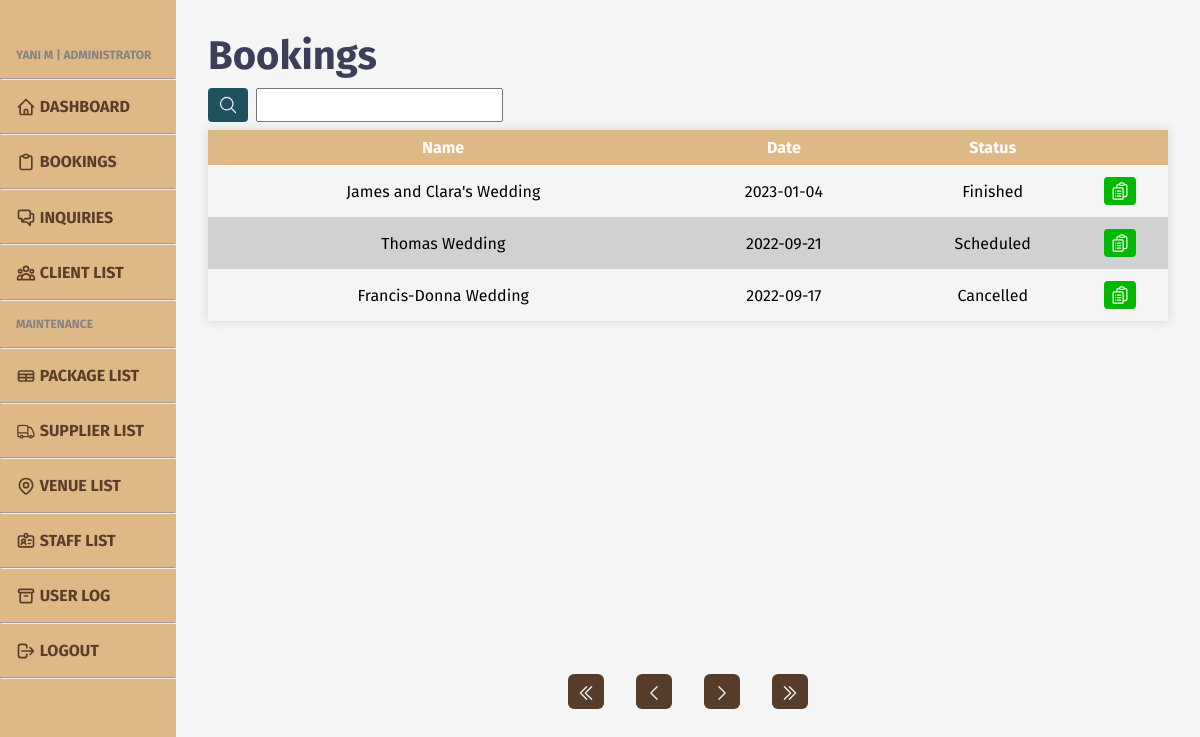
Page /admin/admin-bookings.php (signed in) on the committed database.
### tables this page shows
CREATE TABLE `booking` (
  `bk_id` int(11) NOT NULL,
  `clnt_id` int(11) NOT NULL,
  `pkg_id` int(11) NOT NULL,
  `venue_id` int(11) NOT NULL,
  `bk_name` varchar(255) NOT NULL,
  `bk_guest` int(5) NOT NULL,
  `bk_remark` varchar(255) NOT NULL,
  `bk_date` date NOT NULL,
  `bk_status` int(1) NOT NULL
);

### admin/admin-bookings.php (the view, shortened to what this page needs)
<?php
include '../includes/admin-head.php';
require '../db/database.php';
?>
<head>
    <link rel="stylesheet" href="../styles/admin/admin-upper.css">
</head>
<body>
    <?php
    include '../includes/admin-header.php';
    ?>
    <main class="content">
        <h1>Bookings</h1>
        <form id="top-form" action="admin-bookings.php" method="GET">
            <button name="search-submit" id="search">
                <svg xmlns="http://www.w3.org/2000/svg" fill="none" viewBox="0 0 24 24" stroke-width="1.5" stroke="currentColor" class="w-6 h-6">
                    <path stroke-linecap="round" stroke-linejoin="round" d="M21 21l-5.197-5.197m0 0A7.5 7.5 0 105.196 5.196a7.5 7.5 0 0010.607 10.607z" />
                </svg>
            </button>
            <input name="search" type="text">
        </form>
        <div class="tbl-cont">
            <table>
                <tr>
                    <th>Name</th>
                    <th>Date</th>
                    <th>Status</th>
                    <th></th>
                </tr>
                <?php
                if (isset($_GET['search-submit'])) {
                    $queried = mysqli_real_escape_string($conn, preg_replace('/\s+/', ' ', trim($_GET['search'])));
                    if (strpos($queried, ", ")) {
                        $query = str_replace(", ", " ", $queried);
                        $keys = explode(" ", $query);
                    } else if (strpos($queried, ",")) {
                        $query = str_replace(",", " ", $queried);
                        $keys = explode(" ", $query);
                    } else {
                        $keys = explode(" ", $queried);
                    }
                    if (empty($queried)) {
                        unset($_COOKIE["search"]);
                        if (isset($_GET['pageno'])) {
                            $pageno = $_GET['pageno'];
                        } else {
                            $pageno = 1;
                        }
                        $no_of_records_per_page = 14;
                        $offset = ($pageno - 1) * $no_of_records_per_page;
                        $total_pages_sql = "SELECT COUNT(*) FROM booking";
                        $result = mysqli_query($conn, $total_pages_sql);
                        $total_rows = mysqli_fetch_array($result)[0];
                        $total_pages = ceil($total_rows / $no_of_records_per_page);
                        $sql = "SELECT * FROM booking LIMIT $offset, $no_of_records_per_page";
                        $res_data = mysqli_query($conn, $sql);
                        while ($row = mysqli_fetch_array($res_data)) { ?>
                            <tr>
                                <td><?php echo $row['bk_name']; ?></td>
                                <td><?php echo $row['bk_date']; ?></td>
                                <td><?php if ($row['bk_status'] == 0) {
                                        echo "Pending";
                                    } else if ($row['bk_status'] == 1) {
                                        echo "Scheduled";
                                    } else if ($row['bk_status'] == 2) {
                                        echo "Finished";
                                    } else if ($row['bk_status'] == 3) {
                                        echo "Cancelled";
                                    } ?></td>
                                <td class="btn">
                                    <form action="admin-bookings-view.php?bk_id=<?php echo $row['bk_id']; ?>" method="post">
                                        <button name="view" id="view">
                                            <svg xmlns="http://www.w3.org/2000/svg" fill="none" viewBox="0 0 24 24" stroke-width="1.5" stroke="currentColor" class="w-6 h-6">
                                                <path stroke-linecap="round" stroke-linejoin="round" d="M9 12h3.75M9 15h3.75M9 18h3.75m3 .75H18a2.25 2.25 0 002.25-2.25V6.108c0-1.135-.845-2.098-1.976-2.192a48.424 48.424 0 00-1.123-.08m-5.801 0c-.065.21-.1.433-.1.664 0 .414.336.75.75.75h4.5a.75.75 0 00.75-.75 2.25 2.25 0 00-.1-.664m-5.8 0A2.251 2.251 0 0113.5 2.25H15c1.012 0 1.867.668 2.15 1.586m-5.8 0c-.376.023-.75.05-1.124.08C9.095 4.01 8.25 4.973 8.25 6.108V8.25m0 0H4.875c-.621 0-1.125.504-1.125 1.125v11.25c0 .621.504 1.125 1.125 1.125h9.75c.621 0 1.125-.504 1.125-1.125V9.375c0-.621-.504-1.125-1.125-1.125H8.25zM6.75 12h.008v.008H6.75V12zm0 3h.008v.008H6.75V15zm0 3h.008v.008H6.75V18z" />
                                            </svg>
                                        </button>
                                    </form>
                                </td>
                            </tr>
                        <?php }
                    } else {
                        $_COOKIE['search'] = $queried;
                        if (isset($_GET['pageno'])) {
                            $pageno = $_GET['pageno'];
                        } else {
                            $pageno = 1;
                        }
                        $no_of_records_per_page = 14;
                        $offset = ($pageno - 1) * $no_of_records_per_page;
                        $total_pages_sql = "SELECT COUNT(*) FROM booking WHERE (bk_name LIKE '%$queried%')";
                        foreach ($keys as $k) {
                            $total_pages_sql .= " OR bk_name LIKE '%$k%'";
                        }
                        $result = mysqli_query($conn, $total_pages_sql);
                        $total_rows = mysqli_fetch_array($result)[0];
                        $total_pages = ceil($total_rows / $no_of_records_per_page);
                        $sql = "SELECT * FROM booking WHERE (bk_name LIKE '%$queried%')";
                        foreach ($keys as $k) {
                            $sql .= " OR bk_name LIKE '%$k%'";
                        }
                        $sql .= "LIMIT $offset, $no_of_records_per_page";
                        $res_data = mysqli_query($conn, $sql);
                        while ($row = mysqli_fetch_array($res_data)) { ?>
                            <tr>
                                <td><?php echo $row['bk_name']; ?></td>
                                <td><?php echo $row['bk_date']; ?></td>
                                <td><?php if ($row['bk_status'] == 0) {
                                        echo "Pending";
                                    } else if ($row['bk_status'] == 1) {
                                        echo "Scheduled";
                                    } else if ($row['bk_status'] == 2) {
                                        echo "Finished";
                                    } else if ($row['bk_status'] == 3) {
                                        echo "Cancelled";
                                    } ?></td>
                                <td class="btn">
                                    <form action="admin-bookings-view.php?bk_id=<?php echo $row['bk_id']; ?>" method="post">
                                        <button name="view" id="view">
                                            <svg xmlns="http://www.w3.org/2000/svg" fill="none" viewBox="0 0 24 24" stroke-width="1.5" stroke="currentColor" class="w-6 h-6">
                                                <path stroke-linecap="round" stroke-linejoin="round" d="M9 12h3.75M9 15h3.75M9 18h3.75m3 .75H18a2.25 2.25 0 002.25-2.25V6.108c0-1.135-.845-2.098-1.976-2.192a48.424 48.424 0 00-1.123-.08m-5.801 0c-.065.21-.1.433-.1.664 0 .414.336.75.75.75h4.5a.75.75 0 00.75-.75 2.25 2.25 0 00-.1-.664m-5.8 0A2.251 2.251 0 0113.5 2.25H15c1.012 0 1.867.668 2.15 1.586m-5.8 0c-.376.023-.75.05-1.124.08C9.095 4.01 8.25 4.973 8.25 6.108V8.25m0 0H4.875c-.621 0-1.125.504-1.125 1.125v11.25c0 .621.504 1.125 1.125 1.125h9.75c.621 0 1.125-.504 1.125-1.125V9.375c0-.621-.504-1.125-1.125-1.125H8.25zM6.75 12h.008v.008H6.75V12zm0 3h.008v.008H6.75V15zm0 3h.008v.008H6.75V18z" />
                                            </svg>
                                        </button>
                                    </form>
                                </td>
                            </tr>
                        <?php }
                    }
                } else {
                    if (isset($_GET['pageno'])) {
                        $pageno = $_GET['pageno'];
                    } else {
                        $pageno = 1;
                    }
                    $no_of_records_per_page = 14;
                    $offset = ($pageno - 1) * $no_of_records_per_page;
                    $total_pages_sql = "SELECT COUNT(*) FROM booking";
                    $result = mysqli_query($conn, $total_pages_sql);
                    $total_rows = mysqli_fetch_array($result)[0];
                    $total_pages = ceil($total_rows / $no_of_records_per_page);
                    $sql = "SELECT * FROM booking LIMIT $offset, $no_of_records_per_page";
                    $res_data = mysqli_query($conn, $sql);
                    while ($row = mysqli_fetch_array($res_data)) { ?>
                        <tr>
                            <td><?php echo $row['bk_name']; ?></td>
                            <td><?php echo $row['bk_date']; ?></td>
                            <td><?php if ($row['bk_status'] == 0) {
                                    echo "Pending";
                                } else if ($row['bk_status'] == 1) {
                                    echo "Scheduled";
                                } else if ($row['bk_status'] == 2) {
                                    echo "Finished";
                                } else if ($row['bk_status'] == 3) {
                                    echo "Cancelled";
                                } ?></td>
                            <td class="btn">
                                <form action="admin-bookings-view.php?bk_id=<?php echo $row['bk_id']; ?>" method="post">
                                    <button name="view" id="view">
                                    </button>
                                </form>
                            </td>
                        </tr>
                <?php };
                }
                ?>
            </table>
        </div>
        <?php if (!empty($_COOKIE['search'])) { ?>
            <div class="pagination">
                <ul>
                    <li>
                        <a href="<?php echo "?search=" . ($_COOKIE['search']) . "&search-submit=&pageno=1" ?> ">
                            <svg xmlns="http://www.w3.org/2000/svg" fill="none" viewBox="0 0 24 24" stroke-width="1.5" stroke="currentColor" class="w-6 h-6">
                                <path stroke-linecap="round" stroke-linejoin="round" d="M18.75 19.5l-7.5-7.5 7.5-7.5m-6 15L5.25 12l7.5-7.5" />
                            </svg>
                        </a>
                    </li>
                    <li class="<?php if ($pageno <= 1) {
                                    echo 'disabled';
                                } ?>">
                        <a href="<?php if ($pageno <= 1) {
                                        echo '#';
                                    } else {
                                        echo "?search=" . ($_COOKIE['search']) . "&search-submit=&pageno=" . ($pageno - 1);
                                    } ?>">
                            <svg xmlns="http://www.w3.org/2000/svg" fill="none" viewBox="0 0 24 24" stroke-width="1.5" stroke="currentColor" class="w-6 h-6">
                                <path stroke-linecap="round" stroke-linejoin="round" d="M15.75 19.5L8.25 12l7.5-7.5" />
                            </svg>
                        </a>
                    </li>
                    <li class="<?php if ($pageno >= $total_pages) {
                                    echo 'disabled';
                                } ?>">
                        <a href="<?php if ($pageno >= $total_pages) {
                                        echo '#';
                                    } else {
                                        echo "?search=" . ($_COOKIE['search']) . "&search-submit=&pageno=" . ($pageno + 1);
                                    } ?>">
                            <svg xmlns="http://www.w3.org/2000/svg" fill="none" viewBox="0 0 24 24" stroke-width="1.5" stroke="currentColor" class="w-6 h-6">
                                <path stroke-linecap="round" stroke-linejoin="round" d="M8.25 4.5l7.5 7.5-7.5 7.5" />
                            </svg>
                        </a>
                    </li>
                    <li><a href="<?php echo "?search=" . ($_COOKIE['search']) . "&search-submit=&pageno=" . $total_pages ?>">
                            <svg xmlns="http://www.w3.org/2000/svg" fill="none" viewBox="0 0 24 24" stroke-width="1.5" stroke="currentColor" class="w-6 h-6">
                                <path stroke-linecap="round" stroke-linejoin="round" d="M11.25 4.5l7.5 7.5-7.5 7.5m-6-15l7.5 7.5-7.5 7.5" />
                            </svg>
                        </a></li>
                </ul>
            </div>
        <?php } else { ?>
            <div class="pagination">
                <ul>
                    <li><a href="?pageno=1">
                            <svg xmlns="http://www.w3.org/2000/svg" fill="none" viewBox="0 0 24 24" stroke-width="1.5" stroke="currentColor" class="w-6 h-6">
                                <path stroke-linecap="round" stroke-linejoin="round" d="M18.75 19.5l-7.5-7.5 7.5-7.5m-6 15L5.25 12l7.5-7.5" />
                            </svg>
                        </a></li>
                    <li class="<?php if ($pageno <= 1) {
                                    echo 'disabled';
                                } ?>">
                        <a href="<?php if ($pageno <= 1) {
                                        echo '#';
                                    } else {
                                        echo "?pageno=" . ($pageno - 1);
                                    } ?>">
                            <svg xmlns="http://www.w3.org/2000/svg" fill="none" viewBox="0 0 24 24" stroke-width="1.5" stroke="currentColor" class="w-6 h-6">
                                <path stroke-linecap="round" stroke-linejoin="round" d="M15.75 19.5L8.25 12l7.5-7.5" />
                            </svg>
                        </a>
                    </li>
                    <li class="<?php if ($pageno >= $total_pages) {
                                    echo 'disabled';
                                } ?>">
                        <a href="<?php if ($pageno >= $total_pages) {
                                        echo '#';
                                    } else {
                                        echo "?pageno=" . ($pageno + 1);
                                    } ?>">
                            <svg xmlns="http://www.w3.org/2000/svg" fill="none" viewBox="0 0 24 24" stroke-width="1.5" stroke="currentColor" class="w-6 h-6">
                                <path stroke-linecap="round" stroke-linejoin="round" d="M8.25 4.5l7.5 7.5-7.5 7.5" />
                            </svg>
                        </a>
                    </li>
                    <li><a href="?pageno=<?php echo $total_pages; ?>"><svg xmlns="http://www.w3.org/2000/svg" fill="none" viewBox="0 0 24 24" stroke-width="1.5" stroke="currentColor" class="w-6 h-6">
                                <path stroke-linecap="round" stroke-linejoin="round" d="M11.25 4.5l7.5 7.5-7.5 7.5m-6-15l7.5 7.5-7.5 7.5" />
                            </svg>
                        </a></li>
                </ul>
            </div>
        <?php } ?>
    </main>
    </div>
</body>
</html>

### rows in the picture
booking: bk_name "James and Clara's Wedding", bk_date "2023-01-04", bk_status "Finished"
booking: bk_name "Thomas Wedding", bk_date "2022-09-21", bk_status "Scheduled"
booking: bk_name "Francis-Donna Wedding", bk_date "2022-09-17", bk_status "Cancelled"
